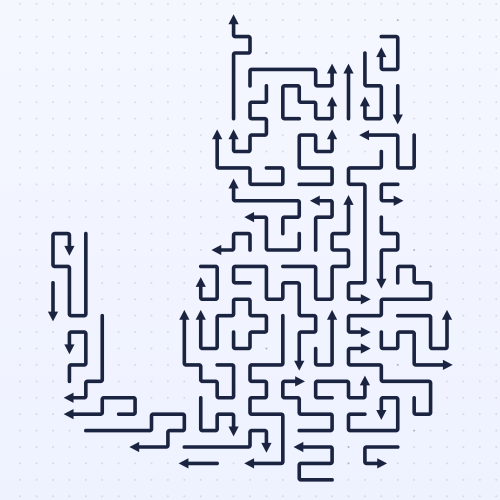
#> input picture store_assets/arrow_escape/raw_captures/v12/rendered/level0001_classic_Cat_31x31_43arrows.png, 1000 x 1000 px, given in place of playstore-icon.png, which was not available (shown at 1/2 size)
$ python compose_store_listing_aso.py
#> lines starting #> are read from the running program, lines starting #| are printed output that depends on the picture; after the words box and inside, x2 and y2 are one past the last pixel; in counts of white or black regions, pixels touching at a corner belong together; pictures that were not available may be replaced by others from this repository, and a replacement may not be noted
"""ASO screenshot set (B) for Arrow Escape.

Same rule as the other compose scripts: every phone screen and board is real
pixel data, either a device capture or a board rendered by the game's own
ArrowBoardWidget (render_boards_test.dart). Only the marketing layout is drawn.

ASO choices: keyword-led headlines (arrow puzzle, maze, offline, levels) in
large type that stays readable in search-result thumbnails, the strongest
selling points in the first three slots, and short benefit chips.

Output: listing/en-US/images/phoneScreenshots_aso/*.png (1080x1920, RGB).
"""
from PIL import Image, ImageDraw, ImageFilter, ImageFont
import glob
import os

ROOT = "D:/AndroidStudioProjects/arrowescapegame"
RAW = f"{ROOT}/store_assets/arrow_escape/raw_captures"
V12 = f"{RAW}/v12"
REND = f"{V12}/rendered"
UP = f"{RAW}/user_provided"
OUT = f"{ROOT}/store_assets/arrow_escape/listing/en-US/images/phoneScreenshots_aso"
LOGO = f"{ROOT}/android/app/src/main/res/playstore-icon.png"
os.makedirs(OUT, exist_ok=True)

W, H = 1080, 1920
NAVY = (26, 35, 64)
BLUE = (37, 99, 235)
SLATE = (91, 100, 120)
F_BOLD = "C:/Windows/Fonts/segoeuib.ttf"
F_SEMI = "C:/Windows/Fonts/seguisb.ttf"
STATUS_BAR = 105


def font(path, size):
    return ImageFont.truetype(path, size)


def background(dots_from=600):
    img = Image.new("RGB", (W, H), "white")
    d = ImageDraw.Draw(img)
    for y in range(H):
        t = y / H
        d.line((0, y, W, y), fill=tuple(int(255 + (e - 255) * t) for e in (238, 243, 252)))
    for y in range(dots_from, H, 40):
        a = min(1.0, (y - dots_from) / 500)
        col = tuple(int(c0 + (c1 - c0) * a) for c0, c1 in zip((238, 243, 252), (212, 220, 236)))
        for x in range(20, W, 40):
            d.ellipse((x - 2, y - 2, x + 2, y + 2), fill=col)
    return img.convert("RGBA")


def rounded_mask(size, r):
    m = Image.new("L", size, 0)
    ImageDraw.Draw(m).rounded_rectangle((0, 0, size[0] - 1, size[1] - 1), r, fill=255)
    return m


def shadow_paste(base, layer, xy, blur=38, offset=(0, 26), opacity=70):
    alpha = layer.split()[-1]
    sh_alpha = Image.new("L", (layer.width + blur * 4, layer.height + blur * 4), 0)
    sh_alpha.paste(alpha.point(lambda v: v * opacity // 255), (blur * 2, blur * 2))
    sh_alpha = sh_alpha.filter(ImageFilter.GaussianBlur(blur))
    sh = Image.new("RGBA", sh_alpha.size, NAVY + (0,))
    sh.putalpha(sh_alpha)
    base.alpha_composite(sh, (xy[0] - blur * 2 + offset[0], xy[1] - blur * 2 + offset[1]))
    base.alpha_composite(layer, xy)


def phone(path, width):
    shot = Image.open(path).convert("RGB")
    shot = shot.crop((0, STATUS_BAR, shot.width, shot.height))
    bezel = max(10, width // 42)
    sw = width - 2 * bezel
    sh = round(shot.height * sw / shot.width)
    shot = shot.resize((sw, sh), Image.LANCZOS)
    r_out = width // 9
    frame = Image.new("RGBA", (width, sh + 2 * bezel), (0, 0, 0, 0))
    frame.paste(Image.new("RGBA", frame.size, NAVY + (255,)), (0, 0), rounded_mask(frame.size, r_out))
    scr = shot.convert("RGBA")
    scr.putalpha(rounded_mask(scr.size, r_out - bezel))
    frame.alpha_composite(scr, (bezel, bezel))
    ImageDraw.Draw(frame).rounded_rectangle(
        (1, 1, frame.width - 2, frame.height - 2), r_out, outline=(60, 72, 110, 255), width=2)
    return frame


def icon_tile(size, radius):
    icon = Image.open(LOGO).convert("RGBA").resize((size, size), Image.LANCZOS)
    tile = Image.new("RGBA", (size, size), (255, 255, 255, 255))
    tile.alpha_composite(icon)
    tile.putalpha(rounded_mask((size, size), radius))
    return tile


def brand(img, y=56):
    tile = icon_tile(72, 18)
    d = ImageDraw.Draw(img)
    f = font(F_BOLD, 36)
    label = "Arrow Escape"
    tw = d.textlength(label, font=f)
    x0 = int((W - (72 + 18 + tw)) / 2)
    shadow_paste(img, tile, (x0, y), blur=10, offset=(0, 6), opacity=45)
    d.text((x0 + 72 + 18, y + 36), label, font=f, fill=NAVY, anchor="lm")


def headline(img, line1, line2, y=168, size=104):
    d = ImageDraw.Draw(img)
    f = font(F_BOLD, size)
    for s in range(size, 60, -4):  # shrink a long line to fit the width
        f = font(F_BOLD, s)
        if max(d.textlength(line1, font=f), d.textlength(line2, font=f)) <= W - 90:
            break
    d.text((W / 2, y), line1, font=f, fill=NAVY, anchor="mt")
    d.text((W / 2, y + f.size + 14), line2, font=f, fill=BLUE, anchor="mt")
    return y + 2 * f.size + 14


def chips(img, labels, y):
    """Row of short benefit chips (outlined, navy text)."""
    d = ImageDraw.Draw(img)
    f = font(F_BOLD, 32)
    pad, gap, h = 26, 16, 64
    widths = [int(d.textlength(t, font=f)) + pad * 2 for t in labels]
    x = (W - sum(widths) - gap * (len(labels) - 1)) // 2
    for t, w in zip(labels, widths):
        layer = Image.new("RGBA", (w, h), (255, 255, 255, 255))
        layer.putalpha(rounded_mask((w, h), h // 2))
        ImageDraw.Draw(layer).rounded_rectangle((1, 1, w - 2, h - 2), h // 2,
                                                outline=(205, 216, 240, 255), width=3)
        shadow_paste(img, layer, (x, y), blur=10, offset=(0, 6), opacity=30)
        d.text((x + w / 2, y + h / 2 + 1), t, font=f, fill=NAVY, anchor="mm")
        x += w + gap


def pill(img, text, center, fill=BLUE, fg=(255, 255, 255), size=32, pad=(28, 14)):
    d = ImageDraw.Draw(img)
    f = font(F_BOLD, size)
    tw = d.textlength(text, font=f)
    w, h = int(tw + pad[0] * 2), size + pad[1] * 2
    x, y = int(center[0] - w / 2), int(center[1] - h / 2)
    layer = Image.new("RGBA", (w, h), fill + (255,))
    layer.putalpha(rounded_mask((w, h), h // 2))
    shadow_paste(img, layer, (x, y), blur=12, offset=(0, 8), opacity=50)
    d.text((x + w / 2, y + h / 2 + 1), text, font=f, fill=fg, anchor="mm")


def card(src, box, scale_to, radius=36, border=None):
    im = Image.open(src).convert("RGB").crop(box).resize(scale_to, Image.LANCZOS).convert("RGBA")
    im.putalpha(rounded_mask(scale_to, radius))
    if border:
        ImageDraw.Draw(im).rounded_rectangle(
            (1, 1, scale_to[0] - 2, scale_to[1] - 2), radius, outline=border, width=5)
    return im


def rendered(level):
    return glob.glob(f"{REND}/level{level:04d}_*.png")[0]


def board_card(path, side, label=None, sub=None, radius=34):
    """Rendered board on a rounded card, with an optional caption below."""
    cap = 92 if label else 0
    c = Image.new("RGBA", (side, side + cap), (255, 255, 255, 255))
    b = Image.open(path).convert("RGB").resize((side - 24, side - 24), Image.LANCZOS)
    b = b.convert("RGBA")
    b.putalpha(rounded_mask(b.size, radius - 10))
    c.alpha_composite(b, (12, 12))
    if label:
        d = ImageDraw.Draw(c)
        d.text((side / 2, side + 10), label, font=font(F_BOLD, 34), fill=NAVY, anchor="mt")
        if sub:
            d.text((side / 2, side + 52), sub, font=font(F_SEMI, 26), fill=SLATE, anchor="mt")
    c.putalpha(rounded_mask(c.size, radius))
    return c


def save(img, name):
    p = f"{OUT}/{name}"
    img.convert("RGB").save(p, "PNG", optimize=True)
    print(p, Image.open(p).size)


# 1 ─ Hero: what it is, with the top keywords ─────────────────────────────
img = background()
#> in background, `img = Image.new("RGB", (W, H), "white")`: img: PIL image 1080x1920 RGB; every value is 255
brand(img)
#> in icon_tile, `tile = Image.new("RGBA", (size, size), (255, 255, 255, 255))`: tile: PIL image 72x72 RGBA; every value is 255
#> in rounded_mask, `m = Image.new("L", size, 0)`: m: PIL image 72x72 L; every value is 0
#> in rounded_mask, `ImageDraw.Draw(m).rounded_rectangle((0, 0, size[0] - 1, size[1] - 1), ..`:
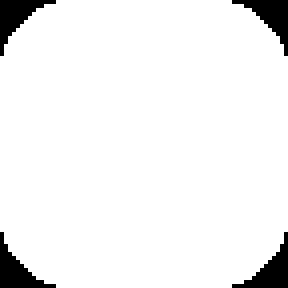
#> m: PIL image 72x72 L (shown 4 times larger); 94.3% white; 4 black regions, box (x1, y1, x2, y2) and area: (0, 0, 14, 14) 74, (58, 0, 72, 14) 74, (0, 58, 14, 72) 74, (58, 58, 72, 72) 74
#> in brand, `tw = d.textlength(label, font=f)`: tw = 244.1
#> in brand, `x0 = int((W - (72 + 18 + tw)) / 2)`: x0 = 372
#> in shadow_paste, `sh_alpha = Image.new("L", (layer.width + blur * 4, layer.height + blur..`: sh_alpha: PIL image 112x112 L; every value is 0
#> in shadow_paste, `sh_alpha.paste(alpha.point(lambda v: v * opacity // 255), (blur * 2, b..`: sh_alpha: PIL image 112x112 L; values 0 (black) and 45 (white), 39% white; 1 white region, box (x1, y1, x2, y2) and area: (20, 20, 92, 92) 4888
#> in shadow_paste, `sh.putalpha(sh_alpha)`:
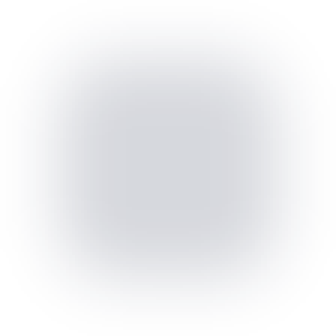
#> sh: PIL image 112x112 RGBA (shown 3 times larger); mean R, G, B, A 26, 35, 64, 17.5; transparent parts drawn white
#> img: PIL image 1080x1920 RGBA
y = headline(img, "Arrow Maze", "Puzzle Game")
#> y = 390
chips(img, ["1,000 levels", "Play offline", "40 worlds"], y + 34)
#> in chips, `widths = [int(d.textlength(t, font=f)) + pad * 2 for t in labels]`: widths = [246, 228, 207]
#> in chips, `x = (W - sum(widths) - gap * (len(labels) - 1)) // 2`: x = 183
#> the loop in chips, `for t, w in zip(labels, widths):` made 3 passes
#> (t, w, x) on passes 1 to 3: ('1,000 levels', 246, 445), ('Play offline', 228, 689), ('40 worlds', 207, 912)
#> pass 1, in shadow_paste (call 2), `alpha = layer.split()[-1]`:
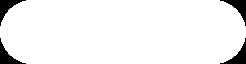
#> alpha: PIL image 246x64 L; 94.4% white; 4 black regions, box (x1, y1, x2, y2) and area: (0, 0, 26, 26) 221, (220, 0, 246, 26) 221, (0, 38, 26, 64) 221, (220, 38, 246, 64) 221
#> after the loop in chips, `for t, w in zip(labels, widths):`:
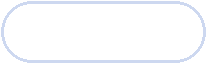
#> layer: PIL image 207x64 RGBA; mean R, G, B, A 249.8, 250.9, 253.4, 238; transparent parts drawn white
#> after the loop in chips, `for t, w in zip(labels, widths):`: x = 912
ph = phone(f"{RAW}/01_gameplay_level13_start.png", 680)
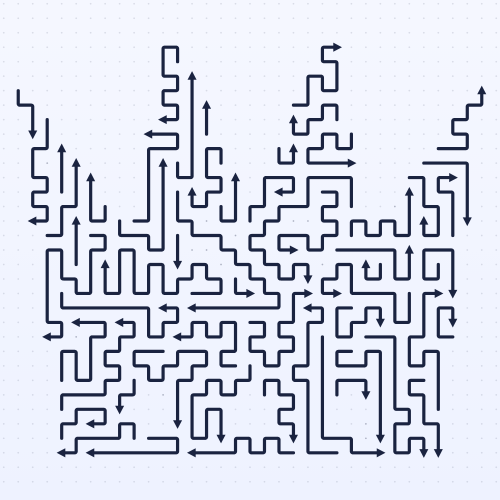
#> input picture store_assets/arrow_escape/raw_captures/v12/rendered/level0060_classic_Crown_35x35_56arrows.png, 1000 x 1000 px, given in place of 01_gameplay_level13_start.png, which was not available (shown at 1/2 size)
#> in phone, `frame = Image.new("RGBA", (width, sh + 2 * bezel), (0, 0, 0, 0))`: frame: PIL image 680x612 RGBA; every value is 0
#> in rounded_mask (call 5), `m = Image.new("L", size, 0)`: m: PIL image 680x612 L; every value is 0
#> in rounded_mask (call 5), `ImageDraw.Draw(m).rounded_rectangle((0, 0, size[0] - 1, size[1] - 1), ..`: m: PIL image 680x612 L; 98.8% white; 4 black regions, box (x1, y1, x2, y2) and area: (0, 0, 67, 67) 1230, (613, 0, 680, 67) 1230, (0, 545, 67, 612) 1230, (613, 545, 680, 612) 1230
#> in rounded_mask (call 6), `m = Image.new("L", size, 0)`: m: PIL image 648x580 L; every value is 0
#> in rounded_mask (call 6), `ImageDraw.Draw(m).rounded_rectangle((0, 0, size[0] - 1, size[1] - 1), ..`: m: PIL image 648x580 L; 99.2% white; 4 black regions, box (x1, y1, x2, y2) and area: (0, 0, 52, 52) 768, (596, 0, 648, 52) 768, (0, 528, 52, 580) 768, (596, 528, 648, 580) 768
shadow_paste(img, ph, ((W - ph.width) // 2, y + 140))
#> in shadow_paste (call 5), `sh_alpha = Image.new("L", (layer.width + blur * 4, layer.height + blur..`: sh_alpha: PIL image 832x764 L; every value is 0
#> in shadow_paste (call 5), `sh_alpha.paste(alpha.point(lambda v: v * opacity // 255), (blur * 2, b..`: sh_alpha: PIL image 832x764 L; values 0 (black) and 70 (white), 64.7% white; 1 black region, box (x1, y1, x2, y2) and area: (0, 0, 832, 764) 224408
#> in shadow_paste (call 5), `sh.putalpha(sh_alpha)`:
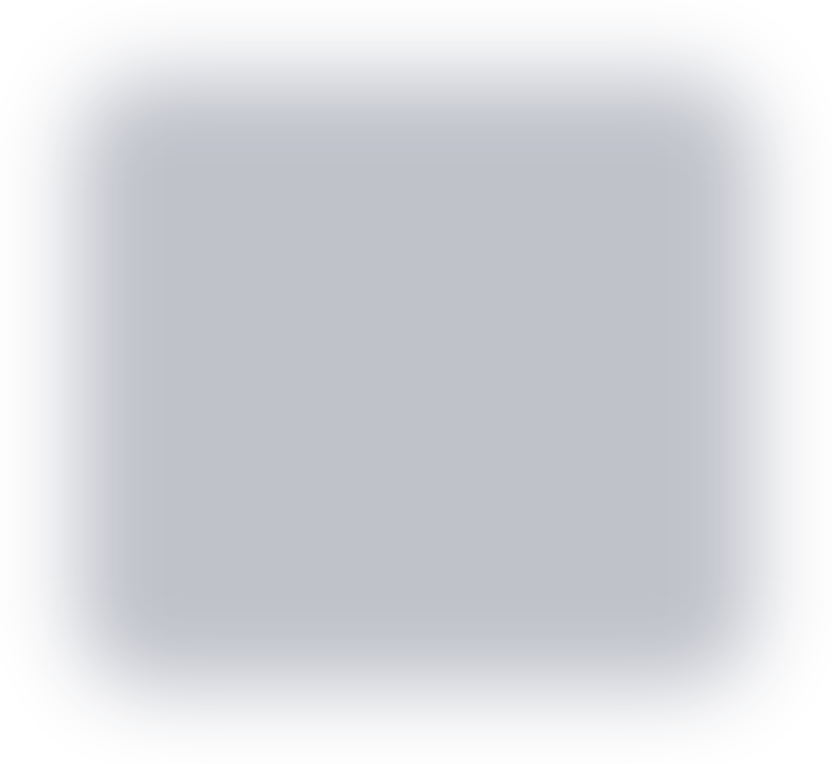
#> sh: PIL image 832x764 RGBA; mean R, G, B, A 26, 35, 64, 45.3; transparent parts drawn white
save(img, "01_arrow_maze_puzzle.png")

# 2 ─ How to play ─────────────────────────────────────────────────────────
img = background()
brand(img)
y = headline(img, "Tap an Arrow,", "Clear Its Path")
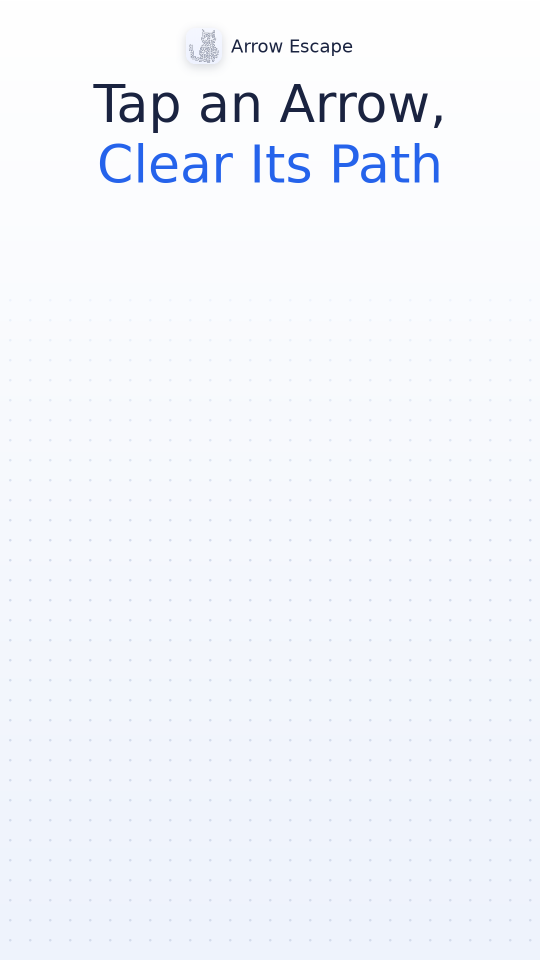
#> img: PIL image 1080x1920 RGBA (shown at 1/2 size); mean R, G, B, A 242.5, 245.5, 251.2, 255
chips(img, ["Easy to learn", "Hard to master"], y + 34)
#> the loop in chips (call 2), `for t, w in zip(labels, widths):` made 2 passes
#> (t, w, x) on passes 1 to 2: ('Easy to learn', 260, 531), ('Hard to master', 293, 840)
ph = phone(f"{RAW}/07_daily_arrow_escaping_frame2.png", 620)
shadow_paste(img, ph, (50, y + 150))
crop = (560, 715, 1000, 935)  # real before/after crops of the same escaping arrow
c1 = card(f"{RAW}/06_daily_arrow_escaping_frame1.png", crop, (420, 210), border=BLUE + (255,))
#> (the run stopped early here; a loop or call above may not have finished)
